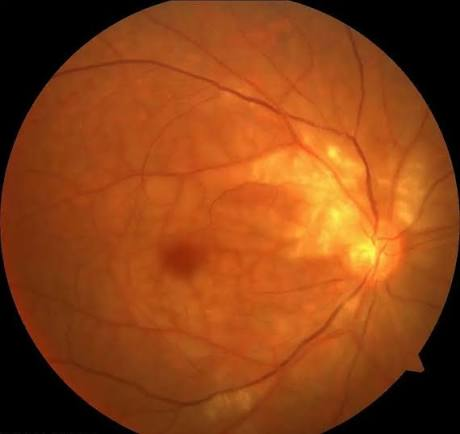
#> input picture data/images.jpeg, 460 x 434 px
$ python -i segmentation.py   (imports and definitions only)
#> lines starting #> are read from the running program, lines starting #| are printed output that depends on the picture; after the words box and inside, x2 and y2 are one past the last pixel; in counts of white or black regions, pixels touching at a corner belong together
# SPDX-FileCopyrightText: 2026 cin330
# SPDX-License-Identifier: AGPL-3.0-only

import cv2
import numpy as np
from scipy import ndimage as ndi
from skimage import filters, morphology, segmentation
from skimage.feature import peak_local_max


def otsu_segment(gray: np.ndarray, invert: bool = False) -> tuple[np.ndarray, dict]:
    flag = cv2.THRESH_BINARY_INV if invert else cv2.THRESH_BINARY
    threshold, mask = cv2.threshold(gray, 0, 255, flag | cv2.THRESH_OTSU)
    return mask, {"threshold": float(threshold)}


def watershed_segment(gray: np.ndarray, sigma: float = 1.5, foreground: int = 35,
                      min_distance: int = 12, cancel=None, spatial_scale=1.0) -> tuple[np.ndarray, dict]:
    """局部暗结构增强 → 自适应候选 → 距离峰标记 → 标记控制分水岭。"""
    smooth = filters.gaussian(gray, sigma=sigma, preserve_range=True).astype(np.float32)
    # 黑帽增强局部暗线；黑色拍摄边缘不作为前景。
    contrast = morphology.black_tophat(smooth, footprint=morphology.disk(max(1, round(9 * spatial_scale))))
    field = gray > 5
    max_contrast = float(contrast[field].max()) if field.any() else 0.0
    if max_contrast <= 1e-6:
        return np.zeros_like(gray), {"marker_count": 0, "region_count": 0, "contrast_threshold": 0.0}
    threshold = max_contrast * foreground / 100
    block = max(3, (round(35 * spatial_scale) // 2) * 2 + 1) if spatial_scale != 1 else 35
    local = filters.threshold_local(contrast, block_size=block, method="gaussian")
    candidates = (contrast > np.maximum(local, threshold)) & field
    # 显式按连通分量大小过滤，兼容 scikit-image 0.23–0.26 的阈值 API。
    candidate_labels, _ = ndi.label(candidates)
    sizes = np.bincount(candidate_labels.ravel())
    keep = sizes >= max(2, round(12 * spatial_scale ** 2))
    keep[0] = False
    candidates = keep[candidate_labels]
    if cancel:
        cancel()
    distance = ndi.distance_transform_edt(candidates)
    components, count = ndi.label(candidates)
    markers = np.zeros(gray.shape, np.int32)
    peaks = peak_local_max(distance, min_distance=min_distance, labels=components, exclude_border=False)
    for label, (y, x) in enumerate(peaks, 1):
        markers[y, x] = label
    # 细小连通分量也必须有种子；仅补充缺失的分量。
    seeded = set(components[markers > 0].tolist())
    missing = [i for i in range(1, count + 1) if i not in seeded]
    positions = ndi.maximum_position(distance, labels=components, index=missing) if missing else []
    next_marker = len(peaks) + 1
    for y, x in positions:
        markers[y, x] = next_marker
        next_marker += 1
    if cancel:
        cancel()
    labels = segmentation.watershed(-distance, markers, mask=candidates, watershed_line=True)
    mask = (labels > 0).astype(np.uint8) * 255
    return mask, {"marker_count": next_marker - 1, "region_count": int(labels.max()),
                  "contrast_threshold": round(threshold, 4), "candidate_components": int(count)}

>>> import cv2
>>> picture = cv2.imread('../../data/images.jpeg', cv2.IMREAD_GRAYSCALE)
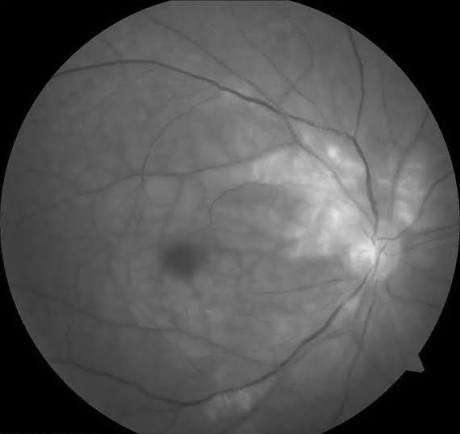
#> picture: shape (434, 460); min 0, max 230, mean 83.9
>>> result = watershed_segment(picture)
#> in watershed_segment, `contrast = morphology.black_tophat(smooth, footprint=morphology.disk(m..`:
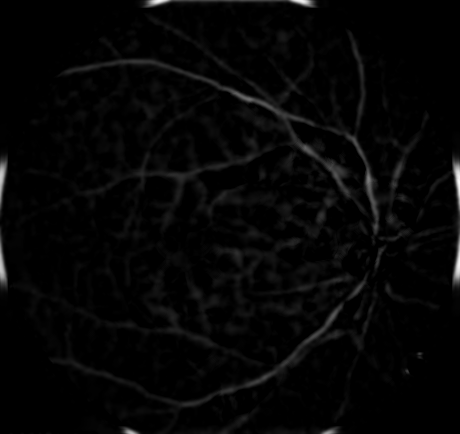
#> contrast: shape (434, 460) float32; min 0, max 78.67, mean 1.7; drawn with min black and max white
#> in watershed_segment, `field = gray > 5`:
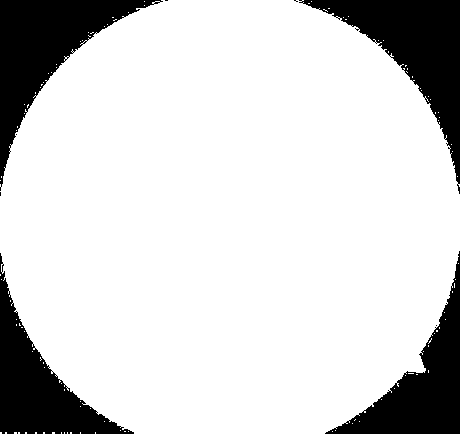
#> field: shape (434, 460) bool; 82.7% white; 9 black regions (5 under 20 px), largest, box (x1, y1, x2, y2) and area: (299, 0, 460, 194) 9526, (0, 0, 163, 191) 9510, (0, 253, 134, 434) 7767, (325, 251, 460, 434) 7700
#> in watershed_segment, `max_contrast = float(contrast[field].max()) if field.any() else 0.0`: max_contrast = 76.79
#> in watershed_segment, `threshold = max_contrast * foreground / 100`: threshold = 26.88
#> in watershed_segment, `local = filters.threshold_local(contrast, block_size=block, method="ga..`:
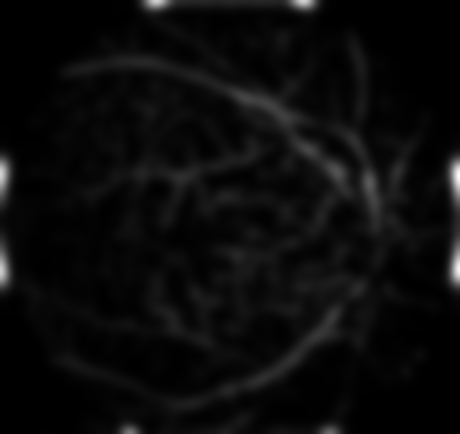
#> local: shape (434, 460) float32; min 0, max 39.94, mean 1.7; drawn with min black and max white
#> in watershed_segment, `candidates = (contrast > np.maximum(local, threshold)) & field`:
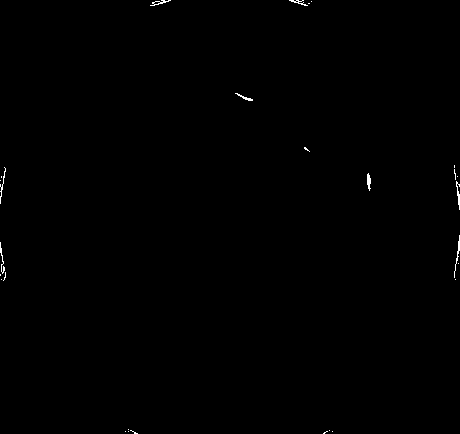
#> candidates: shape (434, 460) bool; 0.23% white in thin lines or dots
#> in watershed_segment, `candidate_labels, _ = ndi.label(candidates)`: candidate_labels: shape (434, 460) int32; 46 distinct labels, from 0 to 45
#> in watershed_segment, `sizes = np.bincount(candidate_labels.ravel())`: sizes = 46 values, max 199187 at index 0, min 1 at index 5, mean 4340
#> in watershed_segment, `candidates = keep[candidate_labels]`: candidates: shape (434, 460) bool; 0.18% white in thin lines or dots, all inside (x1, y1, x2, y2) = (0, 0, 460, 274)
#> in watershed_segment, `components, count = ndi.label(candidates)`: components: shape (434, 460) int32; 12 distinct labels, from 0 to 11
#> in watershed_segment, `components, count = ndi.label(candidates)`: count = 11
#> in watershed_segment, `peaks = peak_local_max(distance, min_distance=min_distance, labels=com..`: peaks = 17 rows, first 8: [0, 163], [5, 150], [0, 292], [4, 305], [99, 249], [168, 5], [180, 3], [169, 454]
#> the loop in watershed_segment, `for label, (y, x) in enumerate(peaks, 1):` made 17 passes
#> (y, x) on passes 1 to 12: (0, 163), (5, 150), (0, 292), (4, 305), (99, 249), (168, 5), (180, 3), (169, 454), (176, 368), (195, 459), (181, 456), (184, 2)
#> after the loop in watershed_segment, `for label, (y, x) in enumerate(peaks, 1):`: markers: shape (434, 460) int32; 18 distinct labels, from 0 to 17
#> in watershed_segment, `seeded = set(components[markers > 0].tolist())`: seeded = 11 items
#> in watershed_segment, `missing = [i for i in range(1, count + 1) if i not in seeded]`: missing = []
#> in watershed_segment, `next_marker = len(peaks) + 1`: next_marker = 18
#> in watershed_segment, `labels = segmentation.watershed(-distance, markers, mask=candidates, w..`: labels: shape (434, 460) int32; 18 distinct labels, from 0 to 17
